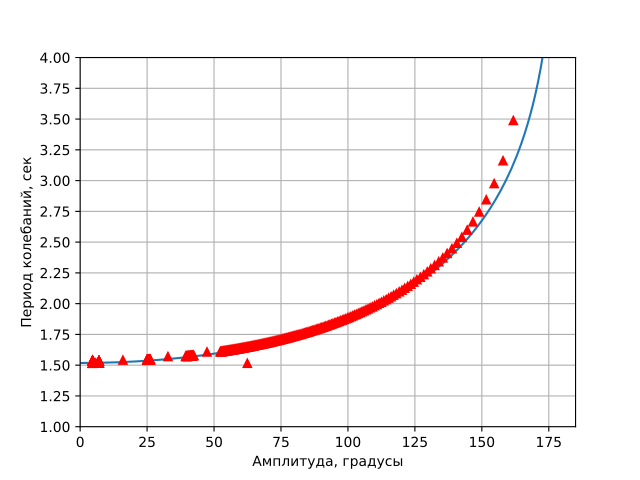

This figure's Python source:
import matplotlib.pyplot as plt
import pandas as pd
import numpy as np
import math as m
import scipy.special

fig1 = plt.figure()

tps = 1193180
T0 = 1.517869454426
sz = 0.005948819506

def elliptic(x):
    print(x)
    a0 = 1/m.sqrt(2-x**2)
    b0 = m.sqrt(2-a0**2)
    while True:
        a1 = (a0+b0)/2
        b1 = m.sqrt(a0*b0)
        if(abs(a0-a1) < 0.001 and abs(b0-b1) < 0.001):
            print(1/m.sqrt(2-x**2)/a1)
            return 1/m.sqrt(2-x**2)/a1
        else:
            a0 = a1
            b0 = b1

data = pd.read_csv("exp6.csv")
dT = data["dT"]/tps
dTs = np.roll(dT, -1);

#ampl = 180/np.pi*2*np.asin(sz/dT/2)
ampl = 180/np.pi*2*np.asin(np.sqrt((sz/dT+sz/dTs)**2/16))

plt.axis((0, 185, 1.0, 4))
plt.grid(visible=True)
plt.errorbar(ampl, data["T"]/tps, 0, 0, fmt="r^")

teor_x = np.arange(0, 179, 1)
teor_y = T0*teor_x #(1+(teor_x/140*np.pi/4)**2+11/12*(teor_x/140*np.pi/4)**4)

plt.xlabel("Амплитуда, градусы");
plt.ylabel("Период колебаний, сек");
plt.yticks(np.arange(1.0, 4.25, 0.25))

for i in range(teor_y.size):
    #teor_y[i] = T0*elliptic(m.sin(float(teor_x[i]/180*m.pi)/2)**2)
    teor_y[i] = T0*2/np.pi*scipy.special.ellipk(m.sin(float(teor_x[i]/180*m.pi)/2)**2)
    print(teor_y[i])

plt.plot(teor_x, teor_y)
plt.savefig("plot6.pdf")

fig2 = plt.figure()

plt.axis((0, 185, -0.05, 0.05))
plt.xlabel("Амплитуда, градусы");
plt.ylabel("Отклоненение между теорией и измерениями, сек");
plt.yticks(np.arange(-0.05, 0.05, 0.01))

ter2_y = T0*2/np.pi*scipy.special.ellipk(np.sin(ampl/180*np.pi/2)**2)
plt.errorbar(ampl, data["T"]/tps-ter2_y, 0, 0, fmt="yo", markersize=1)
plt.savefig("plot6_1.pdf")

print(data)
plt.show()
